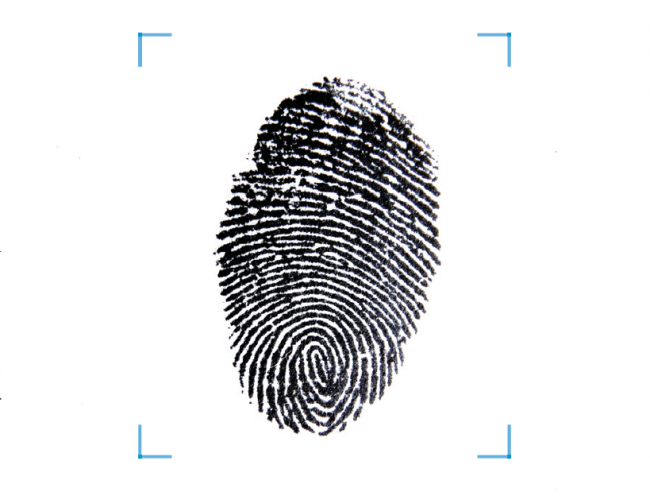
#> input picture Python/Görüntü_İşleme/EşikAyarlamaThresholding(Simple,Adaptive,Otus)/parmakizi.jpg, 650 x 496 px
$ python adaptiveThresh.py
#> lines starting #> are read from the running program, lines starting #| are printed output that depends on the picture; after the words box and inside, x2 and y2 are one past the last pixel; in counts of white or black regions, pixels touching at a corner belong together
import cv2

image = cv2.imread("parmakizi.jpg",0)
#> image: shape (496, 650); min 0, max 255, mean 226.4

#simple Thresholding
ret,thresh1 = cv2.threshold(image,160,255,cv2.THRESH_BINARY)
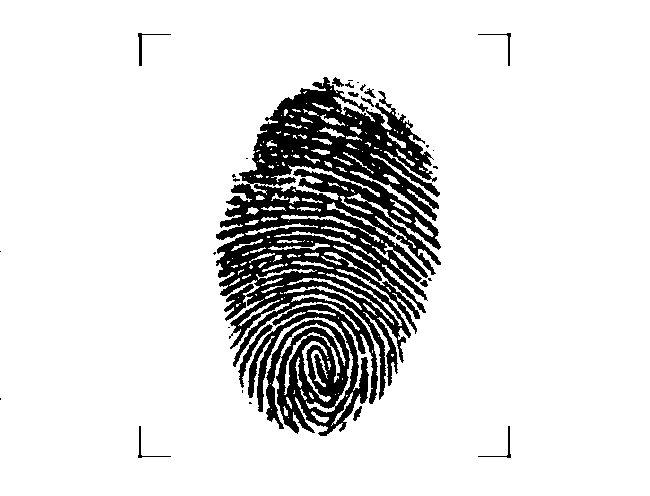
#> thresh1: shape (496, 650); 87.1% white; 31 black regions (18 under 20 px), largest, box (x1, y1, x2, y2) and area: (216, 77, 441, 436) 40454, (238, 324, 273, 388) 351, (138, 33, 171, 66) 132

#adaptive thresholding
thresh2 = cv2.adaptiveThreshold(image,255,cv2.ADAPTIVE_THRESH_MEAN_C,cv2.THRESH_BINARY,11,2)
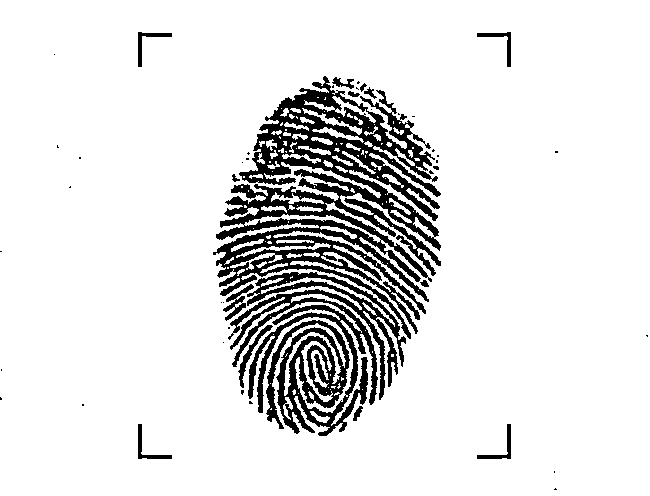
#> thresh2: shape (496, 650); 88.6% white; 47 black regions (32 under 20 px), largest, box (x1, y1, x2, y2) and area: (213, 76, 441, 339) 22500, (228, 272, 406, 436) 11978, (223, 284, 254, 321) 343
"""
* image: Eşikleme işleminin uygulanacağı giriş görüntüdür.
* 255: Maksimum piksel değeri. Eşikleme sonucunda beyaz olarak işaretlenen piksellerin değerini temsil eder.
* cv2.ADAPTIVE_THRESH_MEAN_C: Adaptif eşikleme yöntemini belirler. Bu durumda "ortalama (mean) tabanlı" adaptif
eşikleme yöntemi kullanılır. Bu yöntem, her piksel için adaptif bir eşik değeri hesaplar ve pikselin çevresindeki
bölgeye dayanır.
* cv2.THRESH_BINARY: Eşikleme türünü belirler. Bu durumda, piksel değeri eşik değerinin altında kalan pikseller siyah,
üstünde kalanlar beyaz olarak işaretlenir.
* 11: Eşikleme işlemi sırasında her pikselin etrafındaki bölgenin boyutunu belirler. Burada 11, bölgenin boyutunu
belirten bir parametredir.
* 2: Ortalama eşikleme yönteminde hesaplanan eşik değeri üzerine eklenen veya çıkarılan bir sabit değeri temsil eder.
Bu değer, hesaplanan eşik değerini ayarlamak için kullanılır.
"""

thresh3 = cv2.adaptiveThreshold(image,255,cv2.ADAPTIVE_THRESH_GAUSSIAN_C,cv2.THRESH_BINARY,11,2)
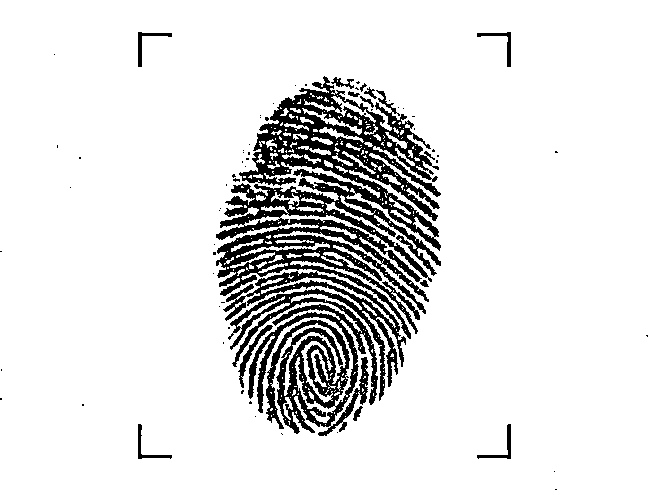
#> thresh3: shape (496, 650); 88.6% white; 67 black regions (54 under 20 px), largest, box (x1, y1, x2, y2) and area: (216, 76, 441, 436) 35080, (238, 325, 273, 388) 328, (138, 32, 172, 67) 234
"""
* cv2.ADAPTIVE_THRESH_GAUSSIAN_C: Adaptif eşikleme yöntemini belirler. Bu durumda "Gaussian ortalama
(Gaussian mean) tabanlı" adaptif eşikleme yöntemi kullanılır.
"""
cv2.imshow("Orjinal",image)
cv2.imshow("simple Thresholding",thresh1)
cv2.imshow("adaptive thresholding1",thresh2)
cv2.imshow("adaptive thresholding2",thresh3)
cv2.waitKey()
cv2.destroyAllWindows()

"""
cv2.ADAPTIVE_THRESH_MEAN_C düşük frekanslı bileşenlere vurgu yapar ve sonuç daha pürüzsüzdür.
cv2.ADAPTIVE_THRESH_GAUSSIAN_C ise daha keskin konturlar ve ayrıntılar yakalar.
"""
